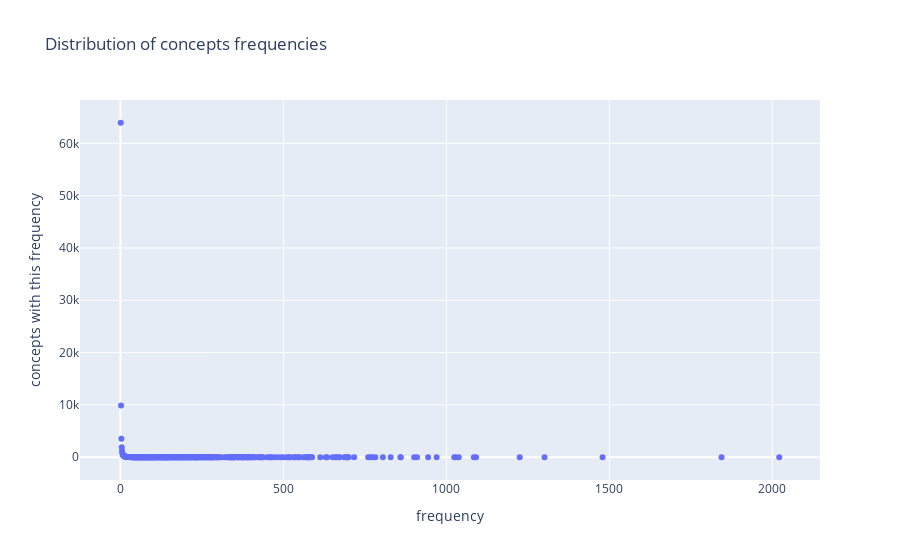

The notebook cell this image was saved under:
### Code cell
temp = concepts_unique.groupby('frequency', as_index=False)['concept'].count()
temp.rename(columns={'concept' : 'concepts with this frequency'}, inplace=True)
px.scatter(temp, 
           x="frequency", 
           y="concepts with this frequency",
          title="Distribution of concepts frequencies")

### Figure 1 — Plotly figure (JSON) as saved in the notebook; plotly's stock layout.template omitted (floating-point values rounded to 4 significant figures; data arrays with more than 128 entries replaced by an {"elided": "..."} marker saying what was removed)
{"data": [{"hovertemplate": "frequency=%{x}<br>concepts with this frequency=%{y}<extra></extra>", "legendgroup": "", "marker": {"color": "#636efa", "symbol": "circle"}, "mode": "markers", "name": "", "orientation": "v", "showlegend": false, "type": "scatter", "x": {"elided": "353 int values"}, "xaxis": "x", "y": {"elided": "353 int values"}, "yaxis": "y"}], "layout": {"autosize": true, "legend": {"tracegroupgap": 0}, "title": {"text": "Distribution of concepts frequencies"}, "xaxis": {"anchor": "y", "autorange": true, "domain": [0, 1], "range": [-119.6, 2142.0], "title": {"text": "frequency"}, "type": "linear"}, "yaxis": {"anchor": "x", "autorange": true, "domain": [0, 1], "range": [-4682.0, 68610.0], "title": {"text": "concepts with this frequency"}, "type": "linear"}}}
